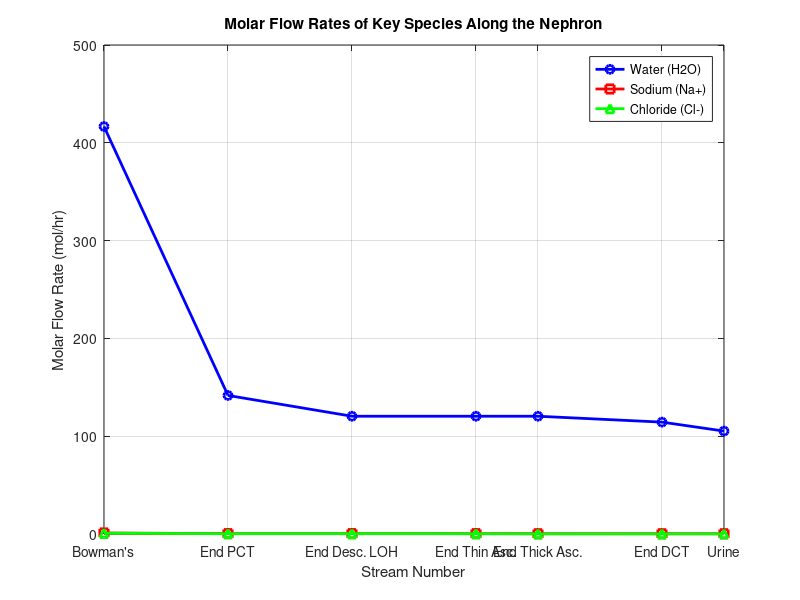
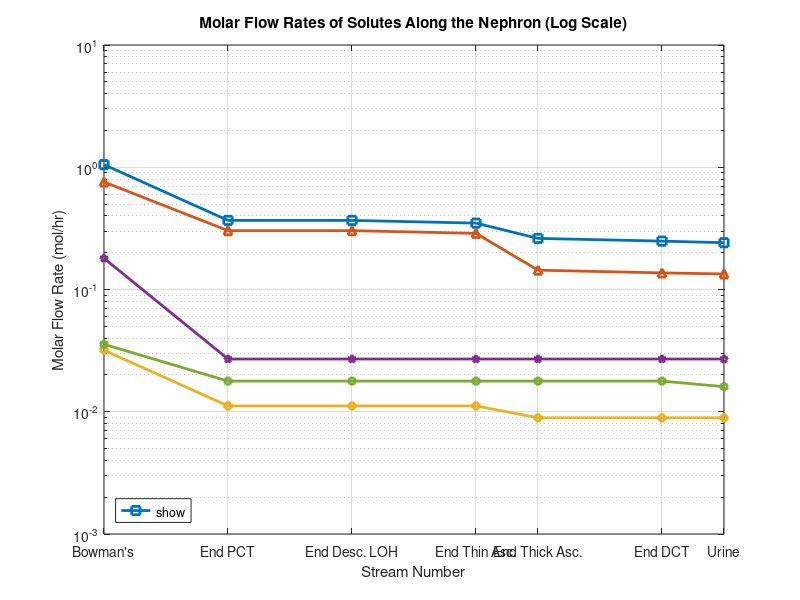
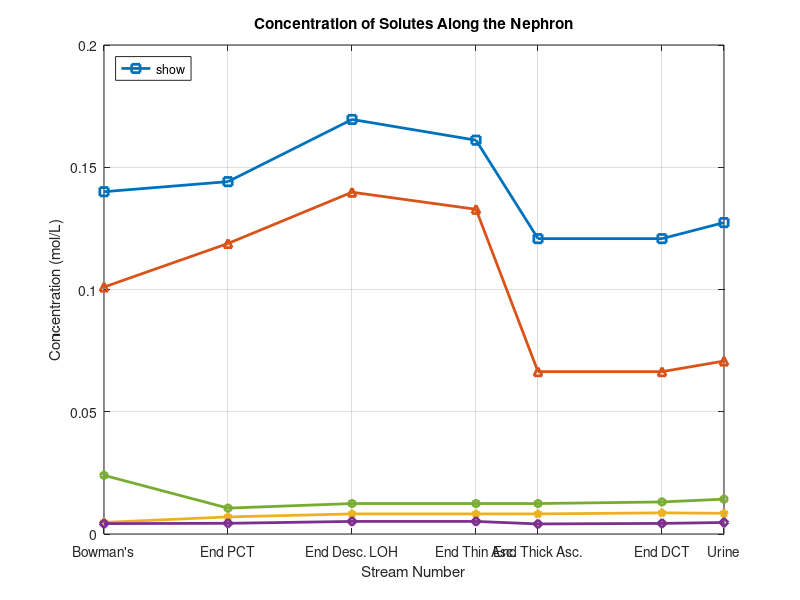
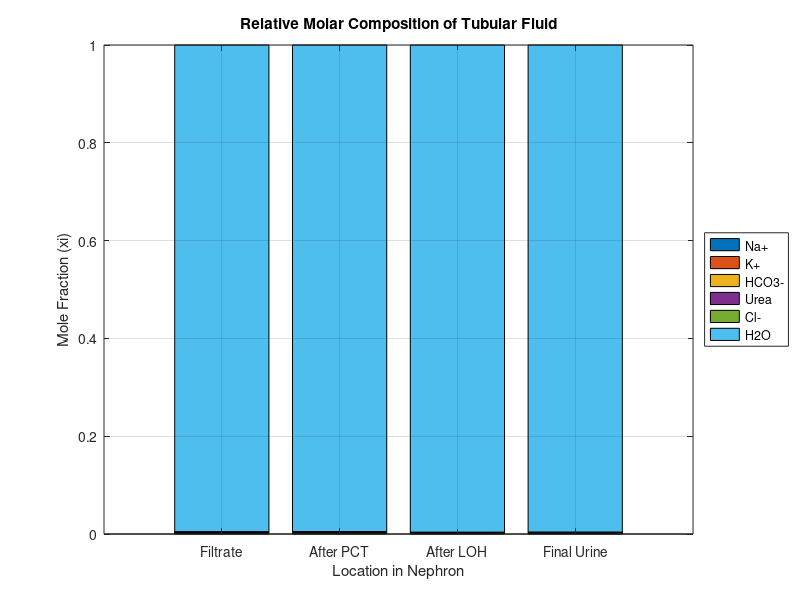

Write the MATLAB code that produced these figures, in order.
% BIOE 252: Multi-Unit Kidney Reabsorption Model
% This model simulates the molar flow rates of key chemical species through
% a healthy nephron, structured according to the provided Moles
% Conservation Equations.

clc;
clear;
close all;

%% Variables Definition (as per user request)
% n_total(alpha) = total molar flow rate of stream alpha [mol/hr]
% n_i(alpha) = molar flow rate of species i in stream alpha [mol/hr]
% i = {Na+, K+, HCO3-, Urea, Cl-, H2O}
% x_i(alpha) = molar fraction of species i in stream alpha
% V = total volume going into system

%% Initialization and Knowns
% Based on "TABLE OF MARKERS" and standard physiological values.

% Initial Plasma Concentrations (mmol/L)
conc_Na = 140;      % mmol/L
conc_K = 4.25;      % mmol/L (average of 3.5-5.0)
conc_HCO3 = 24;     % mmol/L (average of 22-26)
conc_Urea = 4.75;   % mmol/L (average of 2.5-7.0)
conc_Cl = 101;      % mmol/L (average of 96-106)

% Glomerular Filtration Rate (GFR)
GFR_L_per_min = 0.125; % 125 mL/min is a typical value
GFR = GFR_L_per_min * 60; % Convert to L/hr

% We start the model at Stream 3 (glomerular filtrate) since its
% composition is known and is the input to the tubular system.
% The molar flow rate ni,3 is calculated as Concentration * GFR.
% Units: (mmol/L) * (L/hr) * (1 mol / 1000 mmol) = mol/hr

n_Na_3    = conc_Na * GFR / 1000;
n_K_3     = conc_K * GFR / 1000;
n_HCO3_3  = conc_HCO3 * GFR / 1000;
n_Urea_3  = conc_Urea * GFR / 1000;
n_Cl_3    = conc_Cl * GFR / 1000;
% Water flow: GFR assumes ~99% is water volume. Molar mass of H2O ~ 18 g/mol.
% 1 L water is ~1000g. So flow is (1000 g/L * GFR L/hr) / 18 g/mol.
n_H2O_3   = (1000 * GFR) / 18;

% Total molar flow rate for stream 3
n_total_3 = n_Na_3 + n_K_3 + n_HCO3_3 + n_Urea_3 + n_Cl_3 + n_H2O_3;

% Initialize data storage matrix: 14 streams, 7 columns (n_total, n_Na, n_K, ...)
streams = zeros(14, 7);
streams(3,:) = [n_total_3, n_Na_3, n_K_3, n_HCO3_3, n_Urea_3, n_Cl_3, n_H2O_3];


%% Moles Conservation Equations

% --- Bowman's capsule as the system ---
% Equation: n3 = n4
% This is a direct pass-through of the filtrate.
streams(4,:) = streams(3,:);

% --- PCT as the system ---
% Equation: n4 = n5 + n6
% Stream 5 is reabsorbed to blood. We calculate n6 = n4 - n5.
reab_pct = [ ...
    0.65;   % Na+
    0.65;   % K+
    0.85;   % HCO3- (average of 0.8-0.9)
    0.50;   % Urea
    0.60;   % Cl- (average of 0.5-0.7)
    0.66    % H2O (average of 0.65-0.67)
];
% Calculate molar flow rates for reabsorbed stream 5
n_species_5 = streams(4, 2:7)' .* reab_pct;
n_total_5 = sum(n_species_5);
streams(5, :) = [n_total_5, n_species_5'];

% Calculate molar flow rates for outgoing stream 6
streams(6, :) = streams(4, :) - streams(5, :);

% --- Loop of Henle Descending as the system ---
% Equation: n6 = n7 + n8
% Stream 7 is reabsorbed water. Solutes are mostly impermeable.
n_species_7 = zeros(1,6);
n_species_7(6) = streams(6, 7) * 0.15; % 15% of remaining water reabsorbed
n_total_7 = sum(n_species_7);
streams(7,:) = [n_total_7, n_species_7];

% Calculate stream 8
streams(8,:) = streams(6,:) - streams(7,:);


% --- Loop of Henle thin ascending limb as the system ---
% Equation: n8 = n9 + n10
% Stream 9 is reabsorbed solutes (passive). Impermeable to water.
% Note: The table value for this section is ~0 for all solutes.
% We will assume a small passive reabsorption of NaCl for model completeness.
n_species_9 = zeros(1,6);
n_species_9(1) = streams(8, 2) * 0.05; % Assume 5% of Na+ diffuses out
n_species_9(5) = streams(8, 6) * 0.05; % Assume 5% of Cl- diffuses out
n_total_9 = sum(n_species_9);
streams(9,:) = [n_total_9, n_species_9];

% Calculate stream 10
streams(10,:) = streams(8,:) - streams(9,:);


% --- Loop of Henle thick ascending limb as the system ---
% NOTE: Adjusted equation n10 = n_reabsorbed + n11 for physiological accuracy.
% This segment actively transports solutes out and is impermeable to water.
reab_tal = [ ...
    0.25;   % Na+
    0.20;   % K+
    0;      % HCO3-
    0;      % Urea
    0.50;   % Cl- (Involved in NKCC2 cotransport with Na and K)
    0       % H2O
];
% Calculate reabsorbed species (to interstitial space, not a numbered stream)
n_reabsorbed_species_tal = streams(10, 2:7)' .* reab_tal;
n_reabsorbed_total_tal = sum(n_reabsorbed_species_tal);

% Calculate outgoing stream 11
streams(11, 2:7) = streams(10, 2:7) - n_reabsorbed_species_tal';
streams(11, 1) = sum(streams(11, 2:7));


% --- DCT as the system ---
% Equation: n11 = n12 + n13
% Stream 12 is reabsorbed. Reabsorption is variable and hormone-dependent.
reab_dct = [ ...
    0.05;   % Na+ (5-10% reabsorption)
    0;      % K+ (can be reabsorbed or secreted)
    0;      % HCO3-
    0;      % Urea (DCT is impermeable to urea)
    0.05;   % Cl-
    0.05    % H2O (5-10% of filtered water)
];
n_species_12 = streams(11, 2:7)' .* reab_dct;
n_total_12 = sum(n_species_12);
streams(12, :) = [n_total_12, n_species_12'];

% Calculate stream 13
streams(13, :) = streams(11, :) - streams(12, :);

% --- Collecting Duct as a system ---
% NOTE: Combined Cortical & Medullary. Adjusted equation n13 = n_reabsorbed + n14.
% Stream 14 is the final urine. Reabsorption is hormone-dependent.
reab_cd = [ ...
    0.03;   % Na+ (2-5% reabsorption)
    0;      % K+
    0;      % HCO3-
    0.10;   % Urea (variable reabsorption)
    0.02;   % Cl- (1-2% reabsorption)
    0.08    % H2O (3-10% of filtered water)
];
n_reabsorbed_species_cd = streams(13, 2:7)' .* reab_cd;
n_reabsorbed_total_cd = sum(n_reabsorbed_species_cd);

% Calculate final urine stream 14
streams(14, :) = streams(13, :) - [n_reabsorbed_total_cd, n_reabsorbed_species_cd'];


%% Results Display

% Display Molar Flow Rates (ni)
fprintf('--------------------------------------------------------------------------------------------\n');
fprintf('                               Molar Flow Rates (mol/hr)\n');
fprintf('--------------------------------------------------------------------------------------------\n');
fprintf('Stream\t n_total\t n_Na+\t\t n_K+\t\t n_HCO3-\t n_Urea\t\t n_Cl-\t\t n_H2O\n');
fprintf('--------------------------------------------------------------------------------------------\n');
for i = 3:14 % Displaying streams relevant to the tubule system
    if streams(i,1) ~= 0 % Only display calculated streams
     fprintf('%d\t\t %5.4f\t\t %5.4f\t\t %5.4f\t\t %5.4f\t\t %5.4f\t\t %5.4f\t\t %5.2f\n', ...
            i, streams(i,1), streams(i,2), streams(i,3), streams(i,4), streams(i,5), streams(i,6), streams(i,7));
    end
end
fprintf('--------------------------------------------------------------------------------------------\n\n');


% Calculate and Display Mole Fractions (xi)
fprintf('---------------------------------\n');
fprintf('      Molar Fractions (xi)\n');
fprintf('---------------------------------\n');

% For Filtrate (Stream 4)
x_i_4 = streams(4, 2:7) / streams(4, 1);
fprintf('Stream 4 (Start of Tubule):\n');
fprintf('  x_Na+   = %f\n', x_i_4(1));
fprintf('  x_K+    = %f\n', x_i_4(2));
fprintf('  x_HCO3- = %f\n', x_i_4(3));
fprintf('  x_Urea  = %f\n', x_i_4(4));
fprintf('  x_Cl-   = %f\n', x_i_4(5));
fprintf('  x_H2O   = %f\n\n', x_i_4(6));

% For Urine (Stream 14)
x_i_14 = streams(14, 2:7) / streams(14, 1);
fprintf('Stream 14 (Final Urine):\n');
fprintf('  x_Na+   = %f\n', x_i_14(1));
fprintf('  x_K+    = %f\n', x_i_14(2));
fprintf('  x_HCO3- = %f\n', x_i_14(3));
fprintf('  x_Urea  = %f\n', x_i_14(4));
fprintf('  x_Cl-   = %f\n', x_i_14(5));
fprintf('  x_H2O   = %f\n', x_i_14(6));
fprintf('---------------------------------\n');




%% ========================================================================
%  3. PLOTTING AND VISUALIZATION
%  ========================================================================

% Define the streams that represent the main path of the tubular fluid
tubular_streams_idx = [4, 6, 8, 10, 11, 13, 14];
tubular_streams_labels = {'Bowman''s', 'End PCT', 'End Desc. LOH', 'End Thin Asc.', 'End Thick Asc.', 'End DCT', 'Urine'};
data = streams(tubular_streams_idx, :);

% --- PLOT 1: Molar Flow Rates of Key Species ---
figure('Name', 'Molar Flow Rates of Key Species');
plot(tubular_streams_idx, data(:,7), 'b-o', 'LineWidth', 2, 'DisplayName', 'Water (H2O)');
hold on;
plot(tubular_streams_idx, data(:,2), 'r-s', 'LineWidth', 2, 'DisplayName', 'Sodium (Na+)');
plot(tubular_streams_idx, data(:,6), 'g-^', 'LineWidth', 2, 'DisplayName', 'Chloride (Cl-)');
hold off;
title('Molar Flow Rates of Key Species Along the Nephron');
xlabel('Stream Number');
ylabel('Molar Flow Rate (mol/hr)');
legend('show');
grid on;
xticks(tubular_streams_idx);
xticklabels(tubular_streams_labels);
xtickangle(30);

% --- PLOT 2: Molar Flow Rates of Solutes (Log Scale) ---
figure('Name', 'Molar Flow Rates of Solutes (Log Scale)');
semilogy(tubular_streams_idx, data(:,2), '-s', 'LineWidth', 2, 'DisplayName', 'Na+');
hold on;
semilogy(tubular_streams_idx, data(:,6), '-^', 'LineWidth', 2, 'DisplayName', 'Cl-');
semilogy(tubular_streams_idx, data(:,3), '-d', 'LineWidth', 2, 'DisplayName', 'K+');
semilogy(tubular_streams_idx, data(:,4), '-p', 'LineWidth', 2, 'DisplayName', 'HCO3-');
semilogy(tubular_streams_idx, data(:,5), '-h', 'LineWidth', 2, 'DisplayName', 'Urea');
hold off;
title('Molar Flow Rates of Solutes Along the Nephron (Log Scale)');
xlabel('Stream Number');
ylabel('Molar Flow Rate (mol/hr)');
legend('show', 'Location', 'southwest');
grid on;
xticks(tubular_streams_idx);
xticklabels(tubular_streams_labels);
xtickangle(30);

% --- PLOT 3: Concentration Along the Nephron ---


% Calculate volume in Liters: (moles H2O * 18 g/mol) / (1000 g/L)
volume_L = data(:,7) * 18 / 1000;
% Calculate concentration in mol/L: (moles solute / L)
conc_Na_tubule    = (data(:,2) ./ volume_L);
conc_K_tubule     = (data(:,3) ./ volume_L);
conc_HCO3_tubule  = (data(:,4) ./ volume_L);
conc_Urea_tubule  = (data(:,5) ./ volume_L);
conc_Cl_tubule    = (data(:,6) ./ volume_L);

figure('Name', 'Concentration of All Solutes');
plot(tubular_streams_idx, conc_Na_tubule, '-s', 'LineWidth', 2, 'DisplayName', 'Na+');
hold on;
plot(tubular_streams_idx, conc_Cl_tubule, '-^', 'LineWidth', 2, 'DisplayName', 'Cl-');
plot(tubular_streams_idx, conc_Urea_tubule, '-p', 'LineWidth', 2, 'DisplayName', 'Urea');
plot(tubular_streams_idx, conc_K_tubule, '-d', 'LineWidth', 2, 'DisplayName', 'K+');
plot(tubular_streams_idx, conc_HCO3_tubule, '-h', 'LineWidth', 2, 'DisplayName', 'HCO3-');
hold off;
title('Concentration of Solutes Along the Nephron');
xlabel('Stream Number');
ylabel('Concentration (mol/L)');
legend('show', 'Location', 'northwest');
grid on;
xticks(tubular_streams_idx);
xticklabels(tubular_streams_labels);
xtickangle(30);

% --- PLOT 4: Fluid Composition (Stacked Bar Chart) ---
% Select key points for composition analysis
comp_idx = [4, 6, 11, 14];
comp_labels = {'Filtrate', 'After PCT', 'After LOH', 'Final Urine'};
comp_data = streams(comp_idx, 2:7); % Get species data for these streams

% Calculate mole fractions for the selected streams
mole_fractions = comp_data ./ sum(comp_data, 2);

figure('Name', 'Fluid Composition at Key Points');
bar(mole_fractions, 'stacked');
title('Relative Molar Composition of Tubular Fluid');
ylabel('Mole Fraction (xi)');
xlabel('Location in Nephron');
xticks(1:length(comp_labels));
xticklabels(comp_labels);
legend('Na+', 'K+', 'HCO3-', 'Urea', 'Cl-', 'H2O', 'Location', 'eastoutside');
grid on;